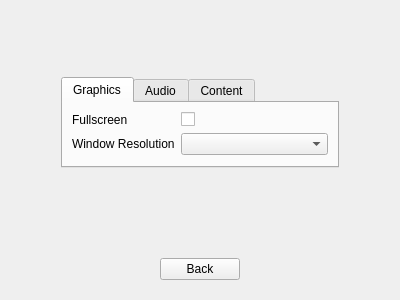
<?xml version="1.0" encoding="UTF-8"?>
<ui version="4.0">
 <class>CSettingsScreen</class>
 <widget class="QWidget" name="CSettingsScreen">
  <property name="geometry">
   <rect>
    <x>0</x>
    <y>0</y>
    <width>400</width>
    <height>300</height>
   </rect>
  </property>
  <property name="windowTitle">
   <string>Form</string>
  </property>
  <layout class="QGridLayout" name="gridLayout">
   <property name="horizontalSpacing">
    <number>10</number>
   </property>
   <property name="verticalSpacing">
    <number>15</number>
   </property>
   <item row="1" column="0">
    <spacer name="horizontalSpacer_3">
     <property name="orientation">
      <enum>Qt::Horizontal</enum>
     </property>
     <property name="sizeType">
      <enum>QSizePolicy::Fixed</enum>
     </property>
     <property name="sizeHint" stdset="0">
      <size>
       <width>40</width>
       <height>20</height>
      </size>
     </property>
    </spacer>
   </item>
   <item row="0" column="1" colspan="2">
    <spacer name="verticalSpacer_2">
     <property name="orientation">
      <enum>Qt::Vertical</enum>
     </property>
     <property name="sizeHint" stdset="0">
      <size>
       <width>20</width>
       <height>40</height>
      </size>
     </property>
    </spacer>
   </item>
   <item row="2" column="1" colspan="2">
    <spacer name="verticalSpacer_3">
     <property name="orientation">
      <enum>Qt::Vertical</enum>
     </property>
     <property name="sizeHint" stdset="0">
      <size>
       <width>20</width>
       <height>40</height>
      </size>
     </property>
    </spacer>
   </item>
   <item row="1" column="3">
    <spacer name="horizontalSpacer_4">
     <property name="orientation">
      <enum>Qt::Horizontal</enum>
     </property>
     <property name="sizeType">
      <enum>QSizePolicy::Fixed</enum>
     </property>
     <property name="sizeHint" stdset="0">
      <size>
       <width>40</width>
       <height>20</height>
      </size>
     </property>
    </spacer>
   </item>
   <item row="3" column="0" colspan="4">
    <widget class="QWidget" name="widget" native="true">
     <layout class="QHBoxLayout" name="horizontalLayout">
      <item>
       <spacer name="horizontalSpacer">
        <property name="orientation">
         <enum>Qt::Horizontal</enum>
        </property>
        <property name="sizeHint" stdset="0">
         <size>
          <width>40</width>
          <height>20</height>
         </size>
        </property>
       </spacer>
      </item>
      <item>
       <widget class="CMenuButton" name="pBackButton">
        <property name="text">
         <string>Back</string>
        </property>
       </widget>
      </item>
      <item>
       <spacer name="horizontalSpacer_2">
        <property name="orientation">
         <enum>Qt::Horizontal</enum>
        </property>
        <property name="sizeHint" stdset="0">
         <size>
          <width>40</width>
          <height>20</height>
         </size>
        </property>
       </spacer>
      </item>
     </layout>
    </widget>
   </item>
   <item row="1" column="1" colspan="2">
    <widget class="QTabWidget" name="tabWidget">
     <property name="currentIndex">
      <number>0</number>
     </property>
     <widget class="QWidget" name="tabWidgetPage1" native="true">
      <attribute name="title">
       <string>Graphics</string>
      </attribute>
      <layout class="QGridLayout" name="gridLayout_2">
       <item row="1" column="1" colspan="2">
        <widget class="QComboBox" name="pResolutionComboBox"/>
       </item>
       <item row="1" column="0">
        <widget class="QLabel" name="label_2">
         <property name="sizePolicy">
          <sizepolicy hsizetype="Minimum" vsizetype="Preferred">
           <horstretch>0</horstretch>
           <verstretch>0</verstretch>
          </sizepolicy>
         </property>
         <property name="text">
          <string>Window Resolution</string>
         </property>
        </widget>
       </item>
       <item row="0" column="0">
        <widget class="QLabel" name="label_3">
         <property name="text">
          <string>Fullscreen</string>
         </property>
        </widget>
       </item>
       <item row="0" column="1" colspan="2">
        <widget class="QCheckBox" name="pFullscreenCheckBox">
         <property name="text">
          <string/>
         </property>
        </widget>
       </item>
      </layout>
     </widget>
     <widget class="QWidget" name="tab_2">
      <attribute name="title">
       <string>Audio</string>
      </attribute>
      <layout class="QGridLayout" name="gridLayout_4">
       <item row="0" column="0">
        <widget class="QLabel" name="label_4">
         <property name="text">
          <string>Mute</string>
         </property>
        </widget>
       </item>
       <item row="0" column="1">
        <widget class="QCheckBox" name="pMuteCheckBox">
         <property name="text">
          <string/>
         </property>
        </widget>
       </item>
       <item row="1" column="0">
        <widget class="QLabel" name="label_5">
         <property name="text">
          <string>Volume</string>
         </property>
        </widget>
       </item>
       <item row="1" column="1">
        <widget class="QSlider" name="pVolumeSlider">
         <property name="maximum">
          <number>10000</number>
         </property>
         <property name="singleStep">
          <number>100</number>
         </property>
         <property name="pageStep">
          <number>1000</number>
         </property>
         <property name="orientation">
          <enum>Qt::Horizontal</enum>
         </property>
        </widget>
       </item>
      </layout>
     </widget>
     <widget class="QWidget" name="tab">
      <attribute name="title">
       <string>Content</string>
      </attribute>
      <layout class="QGridLayout" name="gridLayout_3">
       <item row="0" column="0">
        <widget class="QLabel" name="label">
         <property name="sizePolicy">
          <sizepolicy hsizetype="Minimum" vsizetype="Preferred">
           <horstretch>0</horstretch>
           <verstretch>0</verstretch>
          </sizepolicy>
         </property>
         <property name="text">
          <string>Content Folder</string>
         </property>
        </widget>
       </item>
       <item row="0" column="1">
        <widget class="QLineEdit" name="pFolderLineEdit"/>
       </item>
       <item row="0" column="2">
        <widget class="QPushButton" name="pBrowseButton">
         <property name="sizePolicy">
          <sizepolicy hsizetype="Fixed" vsizetype="Fixed">
           <horstretch>0</horstretch>
           <verstretch>0</verstretch>
          </sizepolicy>
         </property>
         <property name="minimumSize">
          <size>
           <width>50</width>
           <height>0</height>
          </size>
         </property>
         <property name="maximumSize">
          <size>
           <width>50</width>
           <height>16777215</height>
          </size>
         </property>
         <property name="text">
          <string>...</string>
         </property>
        </widget>
       </item>
      </layout>
     </widget>
    </widget>
   </item>
  </layout>
 </widget>
 <customwidgets>
  <customwidget>
   <class>CMenuButton</class>
   <extends>QPushButton</extends>
   <header>Widgets/MenuButton.h</header>
  </customwidget>
 </customwidgets>
 <resources/>
 <connections/>
</ui>
